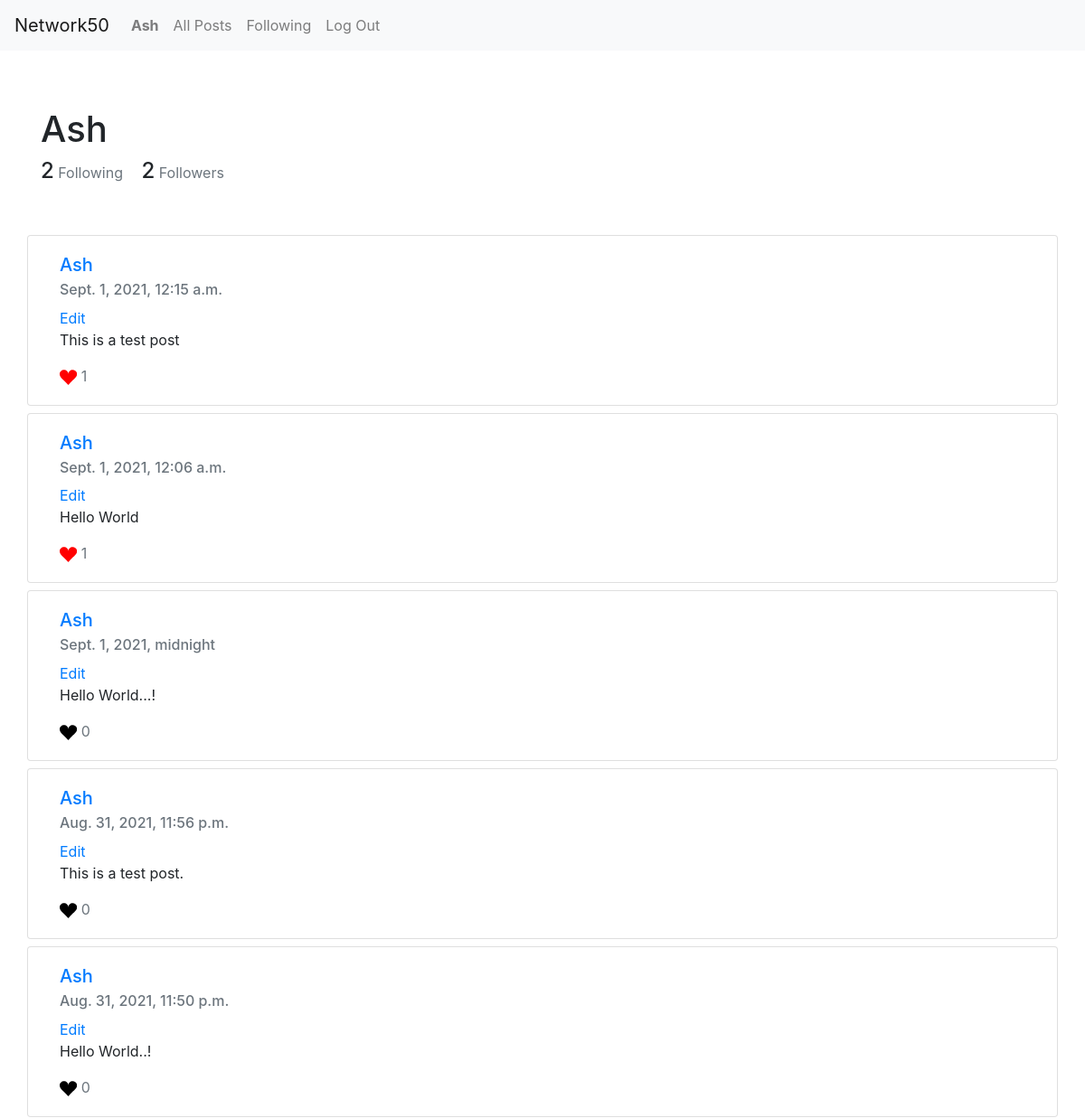
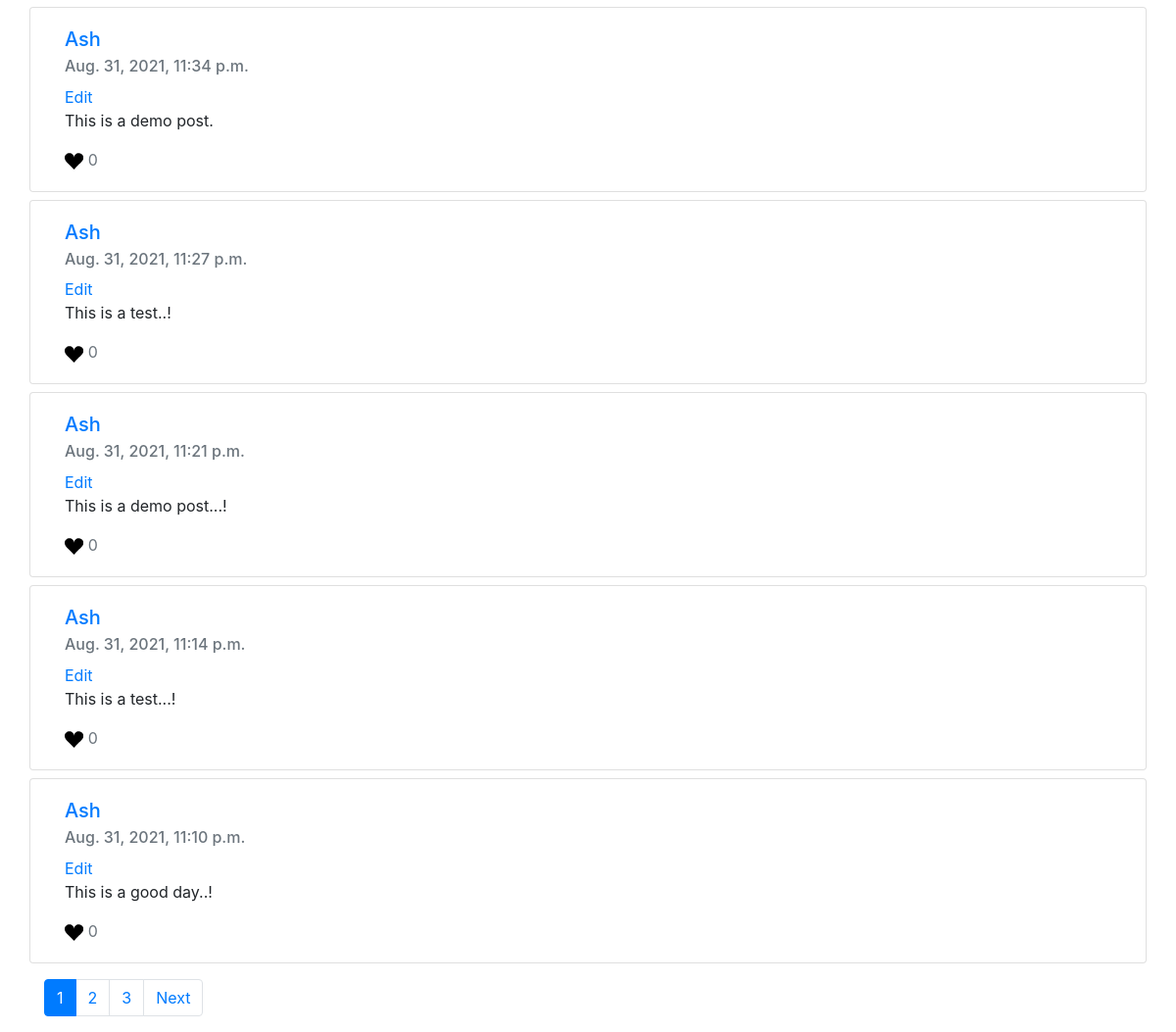
/profile/Ash (signed in), run on the app's committed database (2 pictures, top to bottom).
### network/models.py (models this page shows)
class User(AbstractUser):
    following = models.ManyToManyField("self", symmetrical=False, blank=True, related_name="followers")

class Post(models.Model):
    content = models.TextField(verbose_name="New Post")
    timestamp = models.DateTimeField(auto_now_add=True)
    creator = models.ForeignKey(User, on_delete=models.CASCADE, related_name="posts")
    likes = models.ManyToManyField(User, blank=True)

### network/views.py (the view)
# urls.py: path("profile/<str:username>", views.profile, name="profile"),
def profile(request, username):
    profiled_user = User.objects.get(username=username)
    posts = Post.objects.filter(creator=profiled_user).order_by("-timestamp")
    page_obj = paginate_posts(request, posts)
    return render(request, "network/profile.html", {
        "profile": User.objects.get(username=username),
        "posts": page_obj,
        "feed": True
    })

### network/views.py (called while the page is built)
def paginate_posts(request, posts):
    paginator = Paginator(posts, 10)
    page_number = request.GET.get('page')
    return paginator.get_page(page_number)

### network/templates/network/profile.html (shortened to what this page needs)
{% extends "network/posts.html" %}
{% block top-matter %}
<div class="container py-5">
    <h1>{{ profile.username }}</h1>
    <div class="mb-2">
        <span class="h4">{{ profile.following.all|length }}</span>
        <span class="text-muted mr-3">Following</span>
        <span class="h4">{{ profile.followers.all|length }}</span>
        <span class="text-muted">Followers</span>
    </div>
    </div>
{% endblock %}

### network/templates/network/posts.html (shortened to what this page needs)
{% extends "network/layout.html" %}
{% load static %}
{% block body %}
    <div class="top-matter">
        {% block top-matter %}
        {% endblock %}
    </div>
    <div class="feed">
        {% for post in posts %}
        <div class="card container mb-2">
            <div class="card-body">
                <a href="{% url 'profile' post.creator.username %}">
                    <h5 class="card-title">{{ post.creator }}</h5>
                </a>
                <h6 class="card-subtitle mb-2 text-muted">{{ post.timestamp }}</h6>
                {% if user.is_authenticated  and user == post.creator %}
                    <button type="button" class="btn btn-link edit-link" id="edit-link-{{ post.id }}" data-post="{{ post.id }}">Edit</button>
                {% endif %}
                <p class="card-text" id="post-content-{{ post.id }}">{{ post.content }}</p>
                <p class="card-text text-muted">
                    <svg width="1.2em"
                         height="1.2em"
                         viewBox="0 0 16 16"
                         xmlns="http://www.w3.org/2000/svg"
                         id="{{ post.id }}"
                         data-post="{{ post.id }}"
                         class="bi bi-suit-heart-fill"
                         fill="
                            {% if user in post.likes.all %}
                            red
                            {% else %}
                            black
                            {% endif %}">
                        <path d="M4 1c2.21 0 4 1.755 4 3.92C8 2.755 9.79 1 12 1s4 1.755 4 3.92c0 3.263-3.234 4.414-7.608 9.608a.513.513 0 0 1-.784 0C3.234 9.334 0 8.183 0 4.92 0 2.755 1.79 1 4 1z"/>
                    </svg>
                    <span id="like-count-{{ post.id }}">{{ post.likes.all|length }}</span>
                </p>
            </div>
        </div>
        {% empty %}
        <p class="container">Nothing to show. Follow people to see there posts here.!</p>
        {% endfor %}
    </div>
    {% if posts.paginator.num_pages > 1 %}
        <nav aria-label="Posts pages" class="container mt-3">
            <ul class="pagination">
                {% for page in posts.paginator.page_range %}
                {% if page == posts.number %}
                <li class="page-item active" aria-current="page">
                    <a class="page-link" href="?page={{ page }}">{{ page }} <span class="sr-only">(current)</span></a>
                </li>
                {% else %}
                <li class="page-item"><a class="page-link" href="?page={{ page }}">{{ page }}</a></li>
                {% endif %}
                {% endfor %}
                {% if posts.has_next %}
                <li class="page-item">
                    <a class="page-link" href="?page={{ posts.next_page_number }}">Next</a>
                </li>
                {% endif %}
            </ul>
        </nav>
    {% endif %}
{% endblock %}

### network/templates/network/layout.html (shortened to what this page needs)
{% load static %}
<!DOCTYPE html>
<html lang="en">
    <head>
        <link
            rel="stylesheet"
            href="https://stackpath.bootstrapcdn.com/bootstrap/4.4.1/css/bootstrap.min.css"
        />
        <link href="{% static 'network/styles.css' %}" rel="stylesheet" />
    </head>
    <body>
        <nav class="navbar navbar-expand-lg navbar-light bg-light">
            <a class="navbar-brand" href="{% url 'index' %}">Network50</a>
            <div>
                <ul class="navbar-nav mr-auto">
                    {% if user.is_authenticated %}
                    <li class="nav-item">
                        <a
                            class="nav-link"
                            href="{% url 'profile' user.username %}"
                            ><strong>{{ user.username }}</strong></a
                        >
                    </li>
                    {% endif %}
                    <li class="nav-item">
                        <a class="nav-link" href="{% url 'index' %}"
                            >All Posts</a
                        >
                    </li>
                    {% if user.is_authenticated %}
                    <li class="nav-item">
                        <a class="nav-link" href="{% url 'following' %}"
                            >Following</a
                        >
                    </li>
                    <li class="nav-item">
                        <a class="nav-link" href="{% url 'logout' %}"
                            >Log Out</a
                        >
                    </li>
                    {% endif %}
                </ul>
            </div>
        </nav>
        <div class="body">{% block body %} {% endblock %}</div>
    </body>
</html>

### network/static/network/styles.css (style rules this page uses)
.body { margin: 15px; }
.bi { cursor: pointer; }
.btn-link { padding: 0; border: none; }

### data on the page
User: username "Ash", following.all|length "2", followers.all|length "2"
Post: creator "Ash", timestamp "Sept. 1, 2021, 12:15 a.m.", content "This is a test post", likes.all|length "1"
Post: creator "Ash", timestamp "Sept. 1, 2021, 12:06 a.m.", content "Hello World", likes.all|length "1"
Post: creator "Ash", timestamp "Sept. 1, 2021, midnight", content "Hello World...!", likes.all|length "0"
Post: creator "Ash", timestamp "Aug. 31, 2021, 11:56 p.m.", content "This is a test post.", likes.all|length "0"
Post: creator "Ash", timestamp "Aug. 31, 2021, 11:50 p.m.", content "Hello World..!", likes.all|length "0"
Post: creator "Ash", timestamp "Aug. 31, 2021, 11:34 p.m.", content "This is a demo post.", likes.all|length "0"
Post: creator "Ash", timestamp "Aug. 31, 2021, 11:27 p.m.", content "This is a test..!", likes.all|length "0"
Post: creator "Ash", timestamp "Aug. 31, 2021, 11:21 p.m.", content "This is a demo post...!", likes.all|length "0"
Post: creator "Ash", timestamp "Aug. 31, 2021, 11:14 p.m.", content "This is a test...!", likes.all|length "0"
Post: creator "Ash", timestamp "Aug. 31, 2021, 11:10 p.m.", content "This is a good day..!", likes.all|length "0"

### other printed values
{{ page }} "1"
{{ page }} "2" "3"
